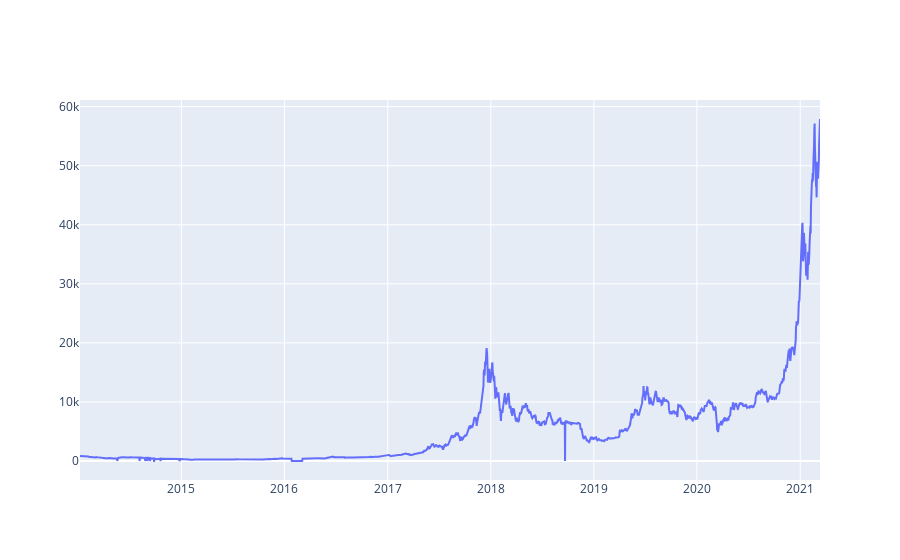

The notebook cell saved with this chart:
### Markdown cell above
Trace has been setup correctly so we can proceed to plotting the data

### Code cell
py.iplot([btc_trace])

### Figure 1 — Plotly figure (JSON) as saved in the notebook; plotly's stock layout.template omitted (floating-point values rounded to 4 significant figures; data arrays with more than 128 entries replaced by an {"elided": "..."} marker saying what was removed)
{"data": [{"type": "scatter", "x": {"elided": "2613 str values"}, "y": {"elided": "2613 float values"}}], "layout": {}}
